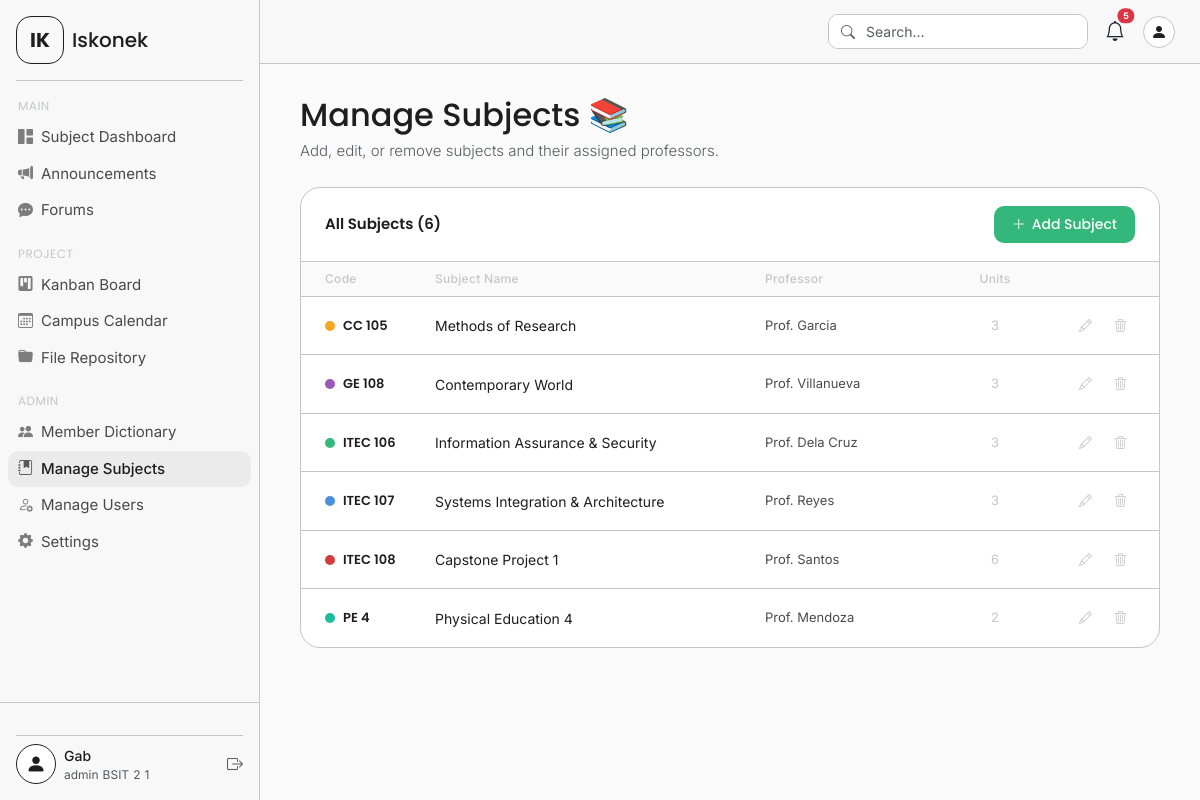
Screenshot of /manage_subjects.php (signed in) with the database file from the repository.
### tables this page shows
CREATE TABLE `subjects` (
  `id` int(11) NOT NULL,
  `code` varchar(20) NOT NULL,
  `name` varchar(160) NOT NULL,
  `instructor` varchar(120) DEFAULT NULL,
  `units` tinyint(4) DEFAULT 3,
  `enroll_key` varchar(40) NOT NULL,
  `color` varchar(10) DEFAULT '#33b77a',
  `semester` varchar(40) DEFAULT '2nd Sem, A.Y. 2024-25',
  `created_at` timestamp NOT NULL DEFAULT current_timestamp()
);

### manage_subjects.php (the view, shortened to what this page needs)
<?php
require_once 'includes/config.php';
$subjects_query = $conn->query("SELECT * FROM subjects ORDER BY code");
$subjects = $subjects_query->fetch_all(MYSQLI_ASSOC);
?>
<!DOCTYPE html>
<html lang="en">
<head>
  <link href="https://cdn.jsdelivr.net/npm/bootstrap@5.3.3/dist/css/bootstrap.min.css" rel="stylesheet">
  <link href="https://cdn.jsdelivr.net/npm/bootstrap-icons@1.11.3/font/bootstrap-icons.min.css" rel="stylesheet">
  <link href="assets/css/style.css" rel="stylesheet">
</head>
<body>
<div class="app-wrapper">
  <?php include 'includes/sidebar.php'; ?>
  <div class="main-content">
    <?php include 'includes/navbar.php'; ?>
    <div class="page-body">
      <div class="mb-4">
        <h2 class="hero-greeting mb-1">Manage Subjects 📚</h2>
        <p class="hero-sub text-muted">Add, edit, or remove subjects and their assigned professors.</p>
      </div>
      <div class="subjects-panel">
        <div class="subjects-panel-header">
          <p class="subjects-panel-title">All Subjects (<?= count($subjects) ?>)</p>
          <button class="btn-new-subject" data-bs-toggle="modal" data-bs-target="#subjectModal"
                  onclick="openAddModal()">
            <i class="bi bi-plus-lg"></i> Add Subject
          </button>
        </div>
        <?php if (empty($subjects)): ?>
          <div class="subjects-empty">
            <i class="bi bi-journal-bookmark"></i>
            <p class="mb-1 fw-medium" style="font-size:15px;">No subjects yet</p>
            <p style="font-size:13px;">Add your first subject to get started.</p>
          </div>
        <?php else: ?>
          <div class="subject-table-header">
            <span>Code</span>
            <span>Subject Name</span>
            <span>Professor</span>
            <span style="text-align:center;">Units</span>
            <span></span>
          </div>
          <?php foreach ($subjects as $subj): ?>
            <div class="subject-row">
              <div class="subject-code">
                <span class="subject-color-dot" style="background:<?= htmlspecialchars($subj['color']) ?>;"></span>
                <?= htmlspecialchars($subj['code']) ?>
              </div>
              <div class="subject-name"><?= htmlspecialchars($subj['name']) ?></div>
              <div class="subject-instructor"><?= htmlspecialchars($subj['instructor'] ?? '—') ?></div>
              <div class="subject-units" style="text-align:center;"><?= (int)$subj['units'] ?></div>
              <div class="subject-actions">
                <button class="btn-edit-subj" title="Edit"
                        onclick='openEditModal(<?= json_encode($subj) ?>)'>
                  <i class="bi bi-pencil"></i>
                </button>
                <button class="btn-delete-subj" title="Delete"
                        onclick="confirmDelete(<?= $subj['id'] ?>, '<?= htmlspecialchars(addslashes($subj['code'])) ?>')">
                  <i class="bi bi-trash3"></i>
                </button>
              </div>
            </div>
          <?php endforeach; ?>
        <?php endif; ?>
      </div>
    </div>
  </div>
</div>
</body>
</html>

### assets/css/style.css (style rules this page uses)
:root { --sidebar-width: 260px; --navbar-height: 64px; --bg-main: #fafafa; --bg-sidebar: #f7f8f7; --border-color: #c5c7c6; --hover-bg: #ebebeb; --text-primary: #1e1e1e; --text-secondary: rgba(30, 30, 30, 0.8); --text-muted: #c5c7c6; --accent-green: #33b77a; --accent-red: #d23c3c; --font-main: 'Inter', sans-serif; --font-heading: 'Poppins', sans-serif; }
* { box-sizing: border-box; }
body { font-family: var(--font-main); background-color: var(--bg-main); color: var(--text-primary); overflow-x: hidden; }
.app-wrapper { display: flex; min-height: 100vh; }
.main-content { margin-left: var(--sidebar-width); flex: 1; display: flex; flex-direction: column; min-height: 100vh; }
.page-body { padding: 32px 40px; flex: 1; }
.hero-greeting { font-family: var(--font-heading); font-size: 32px; font-weight: 500; color: var(--text-primary); line-height: 1.2; }
.hero-sub { font-size: 15px; font-weight: 300; color: var(--text-primary); margin-top: 6px; }

### manage_subjects.php (style rules this page uses)
.subjects-panel { background: white; border: 1px solid var(--border-color); border-radius: 20px; overflow: hidden; }
.subjects-panel-header { display: flex; align-items: center; justify-content: space-between; padding: 18px 24px; border-bottom: 1px solid var(--border-color); }
.subjects-panel-title { font-family: var(--font-heading); font-size: 15px; font-weight: 600; color: var(--text-primary); margin: 0; }
.btn-new-subject { background-color: var(--accent-green); color: white; border: none; border-radius: 10px; padding: 8px 18px; font-size: 14px; font-weight: 500; font-family: var(--font-heading); transition: background-color 0.15s; display: flex; align-items: center; gap: 6px; }
.subject-table-header { display: grid; grid-template-columns: 110px 1fr 200px 60px 110px; padding: 8px 24px; font-size: 12px; font-weight: 500; color: var(--text-muted); letter-spacing: 0.3px; border-bottom: 1px solid var(--border-color); background: #fafafa; }
.subject-row { display: grid; grid-template-columns: 110px 1fr 200px 60px 110px; align-items: center; padding: 14px 24px; border-bottom: 1px solid var(--border-color); transition: background-color 0.15s ease; }
.subject-row:last-child { border-bottom: none; }
.subject-code { font-family: var(--font-heading); font-weight: 600; font-size: 13px; color: var(--text-primary); display: flex; align-items: center; gap: 8px; }
.subject-color-dot { width: 10px; height: 10px; border-radius: 50%; flex-shrink: 0; }
.subject-name { font-size: 14px; color: var(--text-primary); }
.subject-instructor { font-size: 13px; color: var(--text-secondary); }
.subject-units { font-size: 13px; color: var(--text-muted); text-align: center; }
.subject-actions { display: flex; gap: 6px; justify-content: flex-end; }
.btn-edit-subj, .btn-delete-subj { background: none; border: none; padding: 5px 8px; border-radius: 8px; font-size: 13px; cursor: pointer; transition: background 0.15s, color 0.15s; }
.btn-edit-subj { color: var(--text-muted); }
.btn-delete-subj { color: var(--text-muted); }

### rows the page displays
subjects: code "CC 105", name "Methods of Research", instructor "Prof. Garcia", units "3"
subjects: code "GE 108", name "Contemporary World", instructor "Prof. Villanueva", units "3"
subjects: code "ITEC 106", name "Information Assurance & Security", instructor "Prof. Dela Cruz", units "3"
subjects: code "ITEC 107", name "Systems Integration & Architecture", instructor "Prof. Reyes", units "3"
subjects: code "ITEC 108", name "Capstone Project 1", instructor "Prof. Santos", units "6"
subjects: code "PE 4", name "Physical Education 4", instructor "Prof. Mendoza", units "2"

### other values shown
$_SESSION['full_name'] "Gab"
$_SESSION['role'] "admin"
$_SESSION['program'] "BSIT"
$_SESSION['year'] "2"
$_SESSION['section'] "1"
count($subjects) "6"
